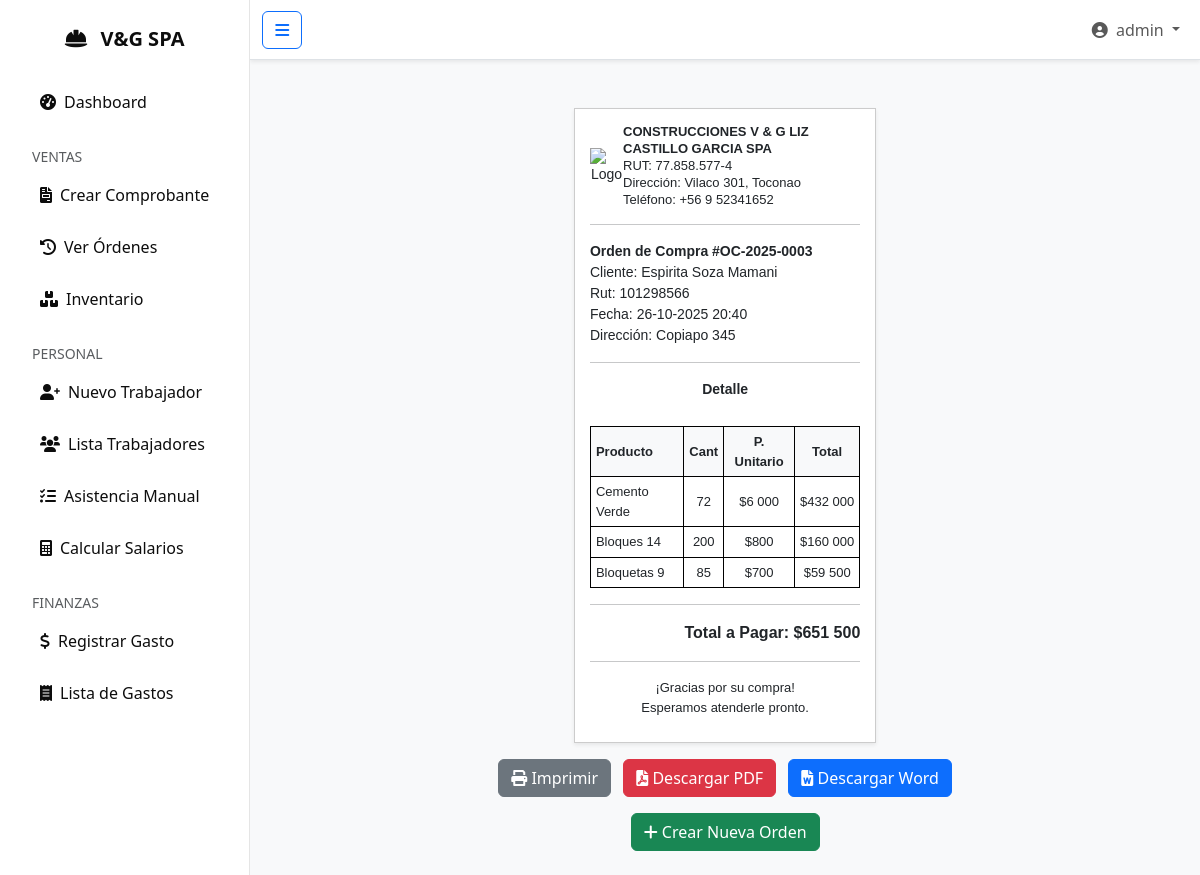
The app's page /ventas/detalle/3/ (signed in) with its own data.
### ventas/models.py (models this page shows, shortened)
class OrdenCompra(models.Model):
    numero_venta = models.CharField(max_length=15, unique=True, editable=False, blank=True)
    fecha = models.DateTimeField(auto_now_add=True)
    cliente = models.CharField(max_length=100)
    rut = models.CharField(max_length=12, blank=True, null=True)
    direccion = models.TextField(blank=True, null=True)
    total = models.DecimalField(max_digits=10, decimal_places=2, default=0)
    class Meta:
        verbose_name_plural = "Órdenes de Compra"
        ordering = ['-fecha']

class DetalleOrden(models.Model):
    orden = models.ForeignKey(OrdenCompra, related_name='detalles', on_delete=models.CASCADE)
    producto = models.ForeignKey(Producto, on_delete=models.CASCADE) # Viene de 'inventario'
    cantidad = models.PositiveIntegerField(default=1)
    precio_unitario = models.DecimalField(max_digits=10, decimal_places=2)
    @property
    def total_linea(self):
        if self.cantidad is not None and self.precio_unitario is not None:
            return self.cantidad * self.precio_unitario
        return 0

### inventario/models.py (models this page shows, shortened)
class Producto(models.Model):
    nombre = models.CharField(max_length=100, unique=True)
    stock = models.PositiveIntegerField(default=0)
    descripcion = models.TextField(blank=True, null=True)
    class Meta:
        verbose_name_plural = "Productos"

### ventas/views.py (the view)
# urls.py: path('detalle/<int:orden_id>/', views.detalle_orden, name='detalle_orden'),
@login_required
def detalle_orden(request, orden_id):
    orden = get_object_or_404(OrdenCompra.objects.prefetch_related('detalles__producto'), pk=orden_id)
    return render(request, 'ventas/detalle_orden.html', {'orden': orden})

### ventas/templates/ventas/detalle_orden.html (shortened to what this page needs)
{% extends 'core/base.html' %}
{% load static %}
{% load humanize %}
{% block contenido %}
<div class="container mt-4">
    <div class="row justify-content-center">
        <div class="col-auto">
            <div class="ticket mb-3 shadow-sm"> <div class="logo-container">
                    <div class="logo"><img src="{% static 'app/img/logo.png' %}" alt="Logo" class="logo-img"></div>
                    <div class="empresa"><strong>CONSTRUCCIONES V & G LIZ CASTILLO GARCIA SPA</strong><br>RUT: 77.858.577-4<br>Dirección: Vilaco 301, Toconao<br>Teléfono: +56 9 52341652</div>
                </div>
                <hr>
                <div class="orden-info">
                    <strong>Orden de Compra #{{ orden.numero_venta|default:orden.id }}</strong><br>
                    Cliente: {{ orden.cliente }}<br>
                    Rut: {{ orden.rut|default:"N/A" }}<br>
                    Fecha: {{ orden.fecha|date:"d-m-Y H:i" }}<br>
                    Dirección: {{ orden.direccion|default:"N/A" }}
                </div>
                <hr>
                <strong>Detalle</strong><br><br>
                <table class="productos">
                    <thead><tr><th>Producto</th><th>Cant</th><th>P. Unitario</th><th>Total</th></tr></thead>
                    <tbody>
                        {% for detalle in orden.detalles.all %}
                        <tr><td>{{ detalle.producto.nombre }}</td><td>{{ detalle.cantidad }}</td><td>${{ detalle.precio_unitario|floatformat:0|intcomma }}</td><td>${{ detalle.total_linea|floatformat:0|intcomma }}</td></tr>
                        {% empty %}
                        <tr><td colspan="4">Esta orden no tiene productos.</td></tr>
                        {% endfor %}
                    </tbody>
                </table>
                <hr>
                <div class="total"><strong>Total a Pagar: ${{ orden.total|floatformat:0|intcomma }}</strong></div>
                <hr>
                <div class="gracias">¡Gracias por su compra!<br>Esperamos atenderle pronto.</div>
            </div>
            <div class="text-center mb-3 d-print-none"> <button onclick="window.print()" class="btn btn-secondary me-2">
                    <i class="fas fa-print"></i> Imprimir
                </button>
                <a href="{% url 'ventas:descargar_orden_pdf' orden.id %}" class="btn btn-danger me-2">
                    <i class="fas fa-file-pdf"></i> Descargar PDF
                </a>
                <a href="{% url 'ventas:descargar_orden_docx' orden.id %}" class="btn btn-primary">
                    <i class="fas fa-file-word"></i> Descargar Word
                </a>
            </div>
             <div class="text-center d-print-none"> <a href="{% url 'ventas:crear_orden' %}" class="btn btn-success">
                     <i class="fas fa-plus"></i> Crear Nueva Orden
                 </a>
                 </div>
        </div>
    </div>
</div>
{% endblock %}

### core/templates/core/base.html (shortened to what this page needs)
{% load static %}
<!DOCTYPE html>
<html lang="es">
  <head>
    <link
      href="https://cdn.jsdelivr.net/npm/bootstrap@5.3.0/dist/css/bootstrap.min.css"
      rel="stylesheet"
    />
    <link
      rel="stylesheet"
      href="https://cdnjs.cloudflare.com/ajax/libs/font-awesome/6.0.0-beta3/css/all.min.css"
    />
    <link rel="stylesheet" href="{% static 'app/css/style.css' %}?v=1.3" />
  </head>
  <body>
    <div class="d-flex" id="wrapper">
      <div id="sidebar-wrapper">
        <div class="sidebar-heading text-center py-4 fs-5 fw-bold">
          <i class="fas fa-hard-hat me-2"></i> V&G SPA
        </div>
        <div class="list-group list-group-flush px-3">
          {% block sidebar_menu %} {% if user.is_authenticated %}
          <a
            href="{% url 'core:home' %}"
            class="list-group-item list-group-item-action d-flex align-items-center {% if request.resolver_match.view_name == 'core:home' %}active{% endif %}"
          >
            <i class="fas fa-tachometer-alt me-2"></i>Dashboard
          </a>
          <span class="text-muted small text-uppercase mt-3 mb-1 px-3"
            >Ventas</span
          >
          <a
            href="{% url 'ventas:crear_orden' %}"
            class="list-group-item list-group-item-action d-flex align-items-center {% if request.resolver_match.view_name == 'ventas:crear_orden' %}active{% endif %}"
          >
            <i class="fas fa-file-invoice me-2"></i>Crear Comprobante
          </a>
          <a
            href="{% url 'ventas:lista_ordenes' %}"
            class="list-group-item list-group-item-action d-flex align-items-center {% if request.resolver_match.view_name == 'ventas:lista_ordenes' %}active{% endif %}"
          >
            <i class="fas fa-history me-2"></i>Ver Órdenes
          </a>
          <a
            href="{% url 'inventario:lista' %}"
            class="list-group-item list-group-item-action d-flex align-items-center {% if request.resolver_match.url_name == 'lista' and request.resolver_match.namespace == 'inventario' %}active{% endif %}"
          >
            <i class="fas fa-boxes me-2"></i>Inventario
          </a>
          <span class="text-muted small text-uppercase mt-3 mb-1 px-3"
            >Personal</span
          >
          <a
            href="{% url 'recursos_humanos:crear_trabajador' %}"
            class="list-group-item list-group-item-action d-flex align-items-center {% if request.resolver_match.view_name == 'recursos_humanos:crear_trabajador' %}active{% endif %}"
          >
            <i class="fas fa-user-plus me-2"></i>Nuevo Trabajador
          </a>
          <a
            href="{% url 'recursos_humanos:lista_trabajadores' %}"
            class="list-group-item list-group-item-action d-flex align-items-center {% if request.resolver_match.view_name == 'recursos_humanos:lista_trabajadores' %}active{% endif %}"
          >
            <i class="fas fa-users me-2"></i>Lista Trabajadores
          </a>
          <a
            href="{% url 'recursos_humanos:asistencia_manual' %}"
            class="list-group-item list-group-item-action d-flex align-items-center {% if request.resolver_match.view_name == 'recursos_humanos:asistencia_manual' %}active{% endif %}"
          >
            <i class="fa-solid fa-list-check me-2"></i>Asistencia Manual
          </a>
          <a
            href="{% url 'recursos_humanos:calcular_salario' %}"
            class="list-group-item list-group-item-action d-flex align-items-center {% if request.resolver_match.view_name == 'recursos_humanos:calcular_salario' %}active{% endif %}"
          >
            <i class="fas fa-calculator me-2"></i>Calcular Salarios
          </a>
          <span class="text-muted small text-uppercase mt-3 mb-1 px-3"
            >Finanzas</span
          >
          <a
            href="{% url 'finanzas:registrar_gasto' %}"
            class="list-group-item list-group-item-action d-flex align-items-center {% if request.resolver_match.view_name == 'finanzas:registrar_gasto' %}active{% endif %}"
          >
            <i class="fas fa-dollar-sign me-2"></i>Registrar Gasto
          </a>
          <a
            href="{% url 'finanzas:lista_gastos' %}"
            class="list-group-item list-group-item-action d-flex align-items-center {% if request.resolver_match.view_name == 'finanzas:lista_gastos' %}active{% endif %}"
          >
            <i class="fas fa-receipt me-2"></i>Lista de Gastos
          </a>
          {% endif %} {% endblock sidebar_menu %}
        </div>
      </div>
      <div id="page-content-wrapper" class="w-100">
        <nav
          class="navbar navbar-expand-lg navbar-light bg-white border-bottom shadow-sm"
        >
          <div class="container-fluid">
            {% if user.is_authenticated %}
            <button class="btn btn-outline-primary" id="menu-toggle">
              <i class="fas fa-bars"></i>
            </button>
            {% else %}
            <span></span>
            {% endif %}
            <div class="collapse navbar-collapse" id="navbarSupportedContent">
              <ul class="navbar-nav ms-auto mt-2 mt-lg-0">
                {% if user.is_authenticated %}
                <li class="nav-item dropdown">
                  <a
                    class="nav-link dropdown-toggle"
                    href="#"
                    id="navbarDropdown"
                    role="button"
                    data-bs-toggle="dropdown"
                    aria-haspopup="true"
                    aria-expanded="false"
                  >
                    <i class="fas fa-user-circle me-1"></i>
                    {{ user.first_name|default:user.username }}
                  </a>
                </li>
                {% endif %}
              </ul>
            </div>
          </div>
        </nav>
        <div class="container-fluid py-4">
          <div id="contenido">
            {% block contenido %}{% endblock contenido %}
          </div>
        </div>
      </div>
    </div>
  </body>
</html>

### core/static/app/css/style.css (style rules this page uses)
html, body { height: 100%; margin: 0; overflow: hidden; }
#wrapper { height: 100vh; }
#sidebar-wrapper { min-height: 100vh; margin-left: -15rem; transition: margin 0.25s ease-out; background: #FFFFFF; color: #0D0D0D; border-right: 1px solid #E5E5E5 }
#sidebar-wrapper .list-group-item { white-space: nowrap; overflow: hidden; text-overflow: ellipsis; width: 100%; padding: 0.75rem 1.5rem; background-color: transparent; color: #0D0D0D; border: none; transition: all 0.3s ease-in-out; border-radius: 0.5rem; margin-bottom: 0.25rem; display: flex; align-items: center; }
#sidebar-wrapper .list-group-item i { text-align: center; }
#page-content-wrapper { min-width: 100vw; }
@media (min-width: 768px) { #sidebar-wrapper { margin-left: 0; } }
@media (min-width: 768px) { #page-content-wrapper { min-width: 0; width: 100%; } }
#page-content-wrapper { height: 100%; min-width: 0; width: 100%; overflow-y: auto; }
body { background-color: #f8f9fa; }
.navbar.shadow-sm { height: 60px; flex-shrink: 0; }
#contenido { height: calc(100vh - 60px - 48px); overflow-y: auto; overflow-x: hidden; }

### ventas/templates/ventas/detalle_orden.html (style rules this page uses)
.ticket { width: 80mm; max-width: 100%; font-family: Arial, sans-serif; font-size: 14px; text-align: center; padding: 15px; margin: auto; background: white; border: 1px solid #ccc; box-shadow: 0 2px 5px rgba(0,0,0,0.1); }
.logo-container { display: flex; justify-content: space-between; align-items: center; margin-bottom: 10px; }
.logo-img { width: auto; height: 70px; }
.empresa { text-align: left; font-size: 13px; line-height: 1.3; }
.empresa strong { font-size: 13px; }
.orden-info, .total, .gracias { margin-bottom: 10px; text-align: left; }
.total { text-align: right; font-size: 16px; }
.gracias { text-align: center; font-size: 13px; }
table.productos { width: 100%; border-collapse: collapse; margin-top: 5px; }
th, td { border: 1px solid black !important; padding: 5px; text-align: center; font-size: 13px; }
th { background-color: #f8f9fa; }
table.productos td:first-child, table.productos th:first-child { text-align: left; }

### records on screen
OrdenCompra: numero_venta "OC-2025-0003", cliente "Espirita Soza Mamani", rut "101298566", fecha "26-10-2025 20:40", direccion "Copiapo 345", total "651 500"
DetalleOrden: producto.nombre "Cemento Verde", cantidad "72", precio_unitario "6 000", total_linea "432 000"
DetalleOrden: producto.nombre "Bloques 14", cantidad "200", precio_unitario "800", total_linea "160 000"
DetalleOrden: producto.nombre "Bloquetas 9", cantidad "85", precio_unitario "700", total_linea "59 500"

### other values on screen
{{ user.first_name|default:user.username }} "admin"
